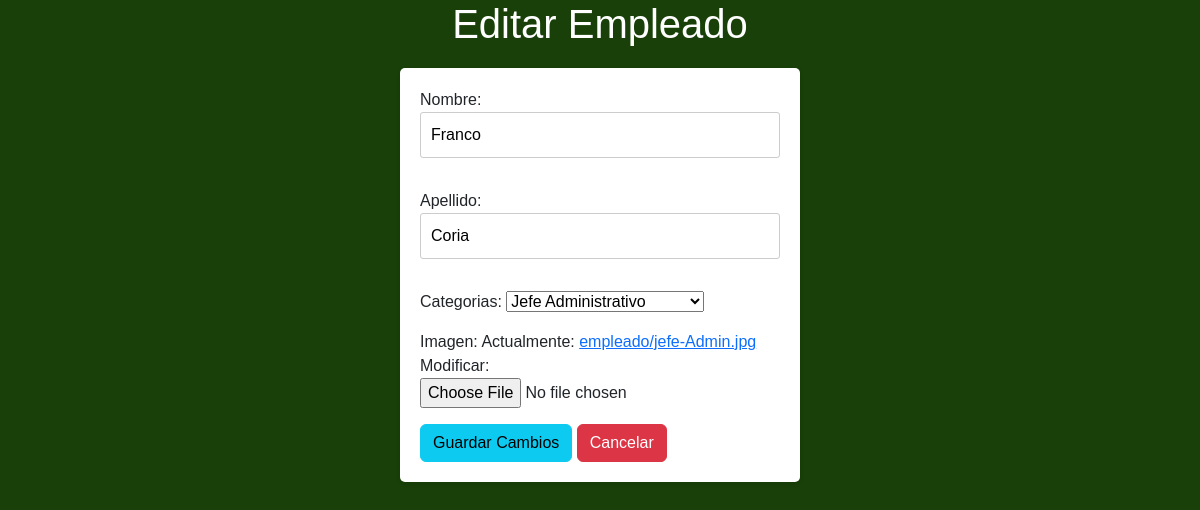
Screenshot of /administrador/editEmpleados/1/ (signed in) with the database file from the repository.
### empleados/models.py (models this page shows, shortened)
class Empleado(models.Model):
    nombre=models.CharField(max_length=50)
    apellido=models.CharField(max_length=50)
    categorias=models.ForeignKey(CategoriaEmpleado, on_delete=models.CASCADE, default=1) # Establecemos relacion con Categoria
    imagen=models.ImageField(upload_to="empleado", null=False, blank=False, default="empleado/imagen_admin.png")
    created=models.DateTimeField(auto_now_add=True)
    updated=models.DateTimeField(auto_now_add=True)
    class Meta:
        verbose_name='empleado'
        verbose_name_plural='empleados'

class CategoriaEmpleado(models.Model):
    nombre=models.CharField(max_length=50)
    created=models.DateTimeField(auto_now_add=True)
    updated=models.DateTimeField(auto_now_add=True)
    class Meta:
        verbose_name='categoria'
        verbose_name_plural='categorias'
    def __str__(self):
        return self.nombre

### administrador/permissions.py (the view)
        def _wrapped_view(request, *args, **kwargs):
            if request.user.has_perm(permission):
                return view_func(request, *args, **kwargs)
            else:
                return HttpResponseRedirect(reverse(redirect_url))

### administrador/form.py
class EmpleadosEditForm(forms.ModelForm):
    class Meta:
        model = Empleado
        fields = ['nombre', 'apellido', 'categorias', 'imagen']

### administrador/permissions.py (called while the page is built)
def custom_permission_required(permission, redirect_url, raise_exception=False):
    def decorator(view_func):
        def _wrapped_view(request, *args, **kwargs):
            if request.user.has_perm(permission):
                return view_func(request, *args, **kwargs)
            else:
                return HttpResponseRedirect(reverse(redirect_url))
        return _wrapped_view
    return decorator

### administrador/views.py (called while the page is built)
@custom_permission_required("auth.edit_empleado", redirect_url='administrador:permisoDenegado')
def edit_empleados(request, empleado_id):
    empleado = get_object_or_404(Empleado, id=empleado_id)
    if request.method == 'POST':
        form = EmpleadosEditForm(request.POST, instance=empleado)
        if form.is_valid():
            form.save()
            return redirect('administrador:empleados')  # Redirige a la vista de posts después de la edición
    else:
        form = EmpleadosEditForm(instance=empleado)
    return render(request, 'empleado/editar_empleados.html', {'form': form, 'empleado': empleado})

### administrador/templates/empleado/editar_empleados.html (shortened to what this page needs)
<!DOCTYPE html>
<html lang="en">
<head>
    <link href="https://cdn.jsdelivr.net/npm/bootstrap@5.3.1/dist/css/bootstrap.min.css" rel="stylesheet">
</head>
<body>
    <h1>Editar Empleado</h1>
    <form method="post">
        {{ form.as_p }}
        <button type="submit" class="btn btn-info">Guardar Cambios</button>
        <a href="{% url 'administrador:empleados' %}" class="btn btn-danger">Cancelar</a>
    </form>
</body>
</html>

### administrador/templates/empleado/editar_empleados.html (style rules this page uses)
body { font-family: Arial, sans-serif; background-color: rgba(24, 64, 8); margin: 0; padding: 0; min-height: 100vh; }
h1 { color: #ffffff; text-align: center; margin-bottom: 20px; background-color: rgba(24, 64, 8); }
form { max-width: 400px; margin: 0 auto; padding: 20px; background-color: #fff; border-radius: 5px; box-shadow: 0 2px 4px rgba(0, 0, 0, 0.1); }
input[type="text"], input[type="password"] { width: 100%; padding: 10px; margin-bottom: 15px; border: 1px solid #ccc; border-radius: 3px; }

### rows the page displays
Empleado: nombre "Franco", apellido "Coria", categorias "Jefe Administrativo"
